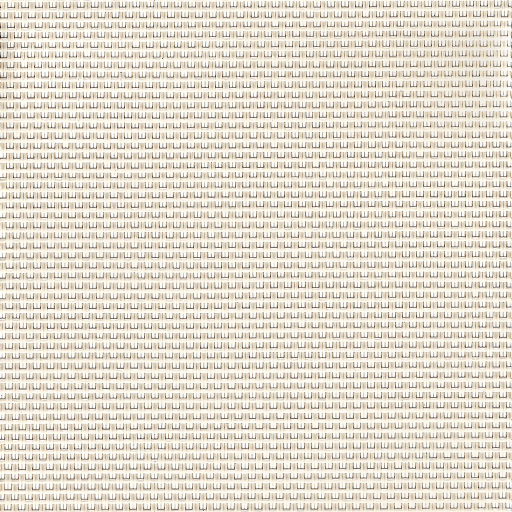
#> input picture 111 putty_shade.png, 1024 x 1024 px (shown at 1/2 size); its folder holds 4 pictures in this run
$ python make_thumbs.py
#> lines starting #> are read from the running program, lines starting #| are printed output that depends on the picture
"""Makes small square JPG thumbnails of every fabric PNG.

Usage (run inside the folder that holds your fabric PNGs, i.e. your repo folder):
    pip install pillow
    python make_thumbs.py

It creates a "thumbs" folder with one 256x256 JPG per PNG (center-cropped, not stretched).
Commit and push the thumbs folder along with the rest of the repo.
"""
from pathlib import Path
from PIL import Image

SIZE = 256
out = Path("thumbs")
out.mkdir(exist_ok=True)

for png in sorted(Path(".").glob("*.png")):
    with Image.open(png) as im:
#> im is the input picture: PIL image 1024x1024 RGB; mean R, G, B 226, 218.8, 205.8
        im = im.convert("RGB")
        side = min(im.size)
#> side = 1024
        left, top = (im.width - side) // 2, (im.height - side) // 2
#> left = 0; top = 0
        im = im.crop((left, top, left + side, top + side)).resize((SIZE, SIZE), Image.LANCZOS)
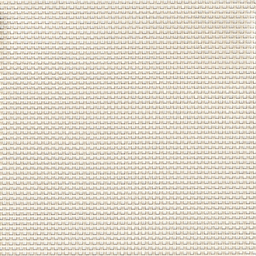
#> im: PIL image 256x256 RGB; mean R, G, B 225.8, 218.7, 205.8
#> pass 3 of the loop `for png in sorted(Path(".").glob("*.png")):`:
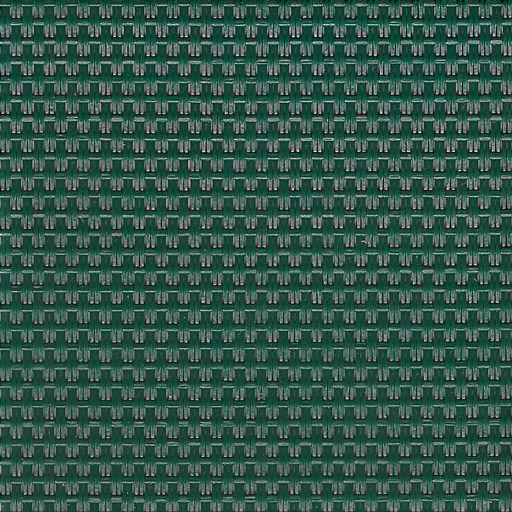
#> input picture 112 forest_green.png, 1024 x 1024 px (shown at 1/2 size)
#> im is the input picture: PIL image 1024x1024 RGB; mean R, G, B 51.9, 85.9, 75.6
#> `im = im.crop((left, top, left + side, top + side)).resize((SIZE, SIZE)..`:
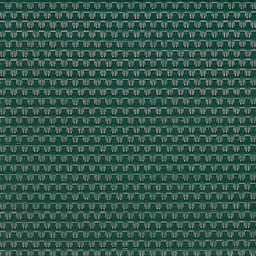
#> im: PIL image 256x256 RGB; mean R, G, B 51.9, 85.9, 75.6
#> the loop made 4 passes; the first 3 are shown
        im.save(out / (png.stem + ".jpg"), quality=82, optimize=True)
        print("made", png.stem + ".jpg")
